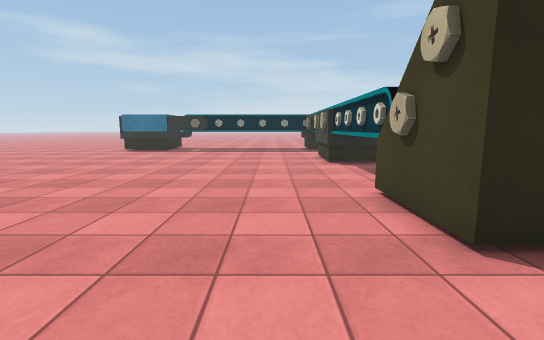
View 1 (above)

17 first-person views from a walk through a scene from a Unity 3-D project. The camera is 1.3 m above the floor, tilts 8° down and sees 85° across. The floor is counted in squares, 1 m on a side. Each view is taken from the middle of a square. On the plan, view 1 faces up. The plan holds only what a view shows up to about 14 squares ahead; the rest is blank. The place goes on beyond the plan. Some animated figures are left out. Some surface patterns are stand-ins.

View 2
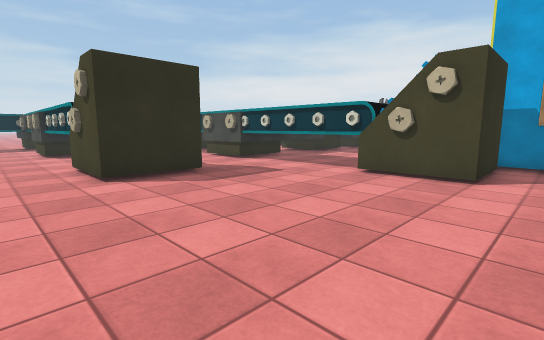

View 3
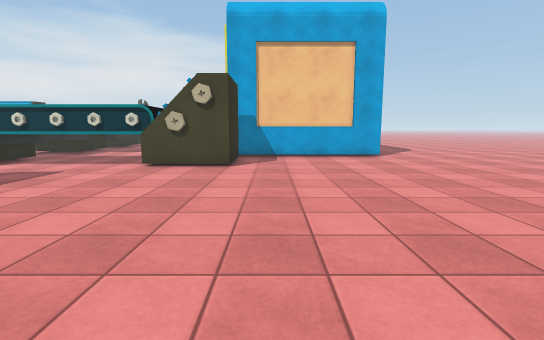

View 4
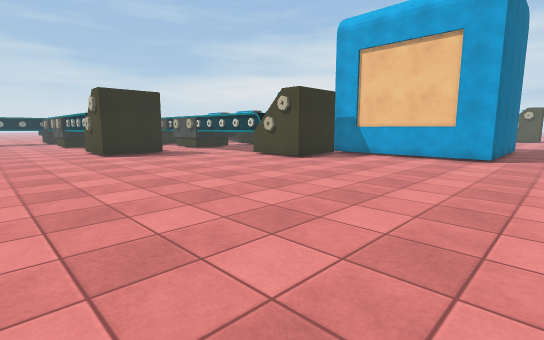

View 5
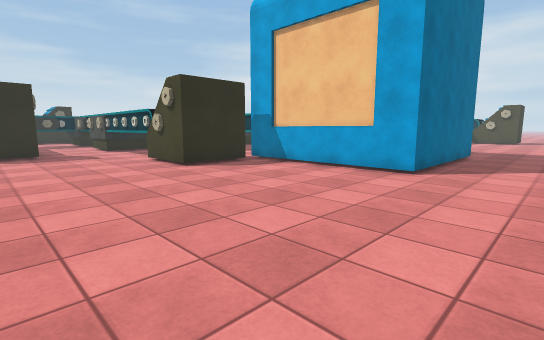

View 6
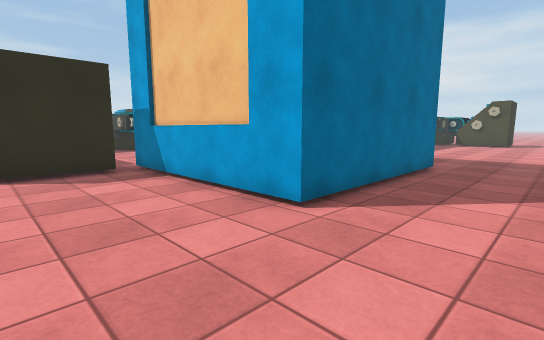

View 7
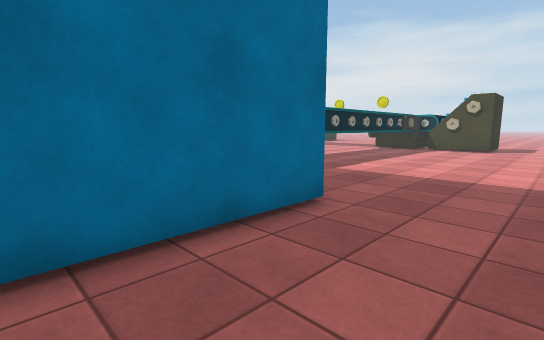

View 8
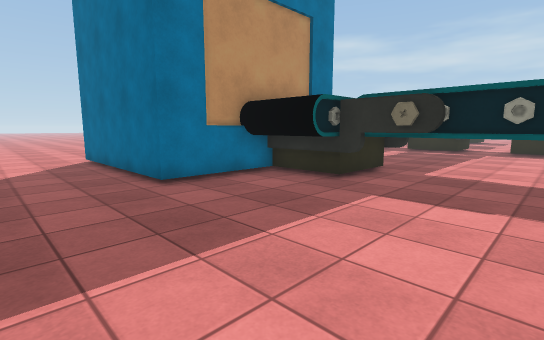

View 9
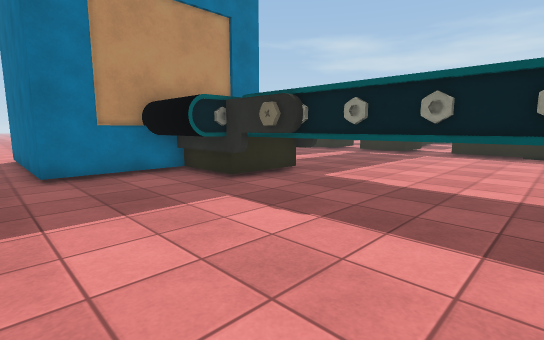

View 10
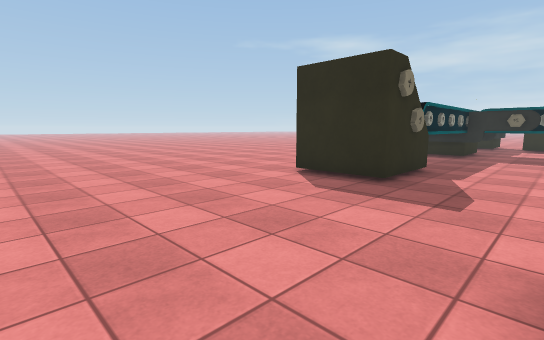

View 11
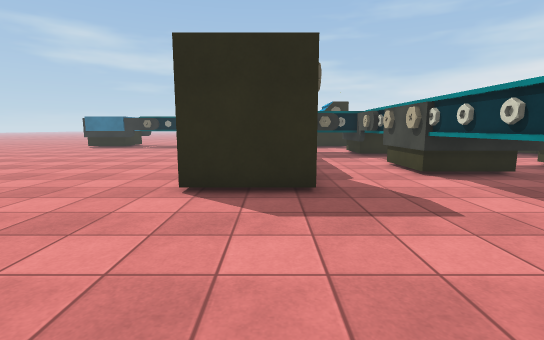

View 12
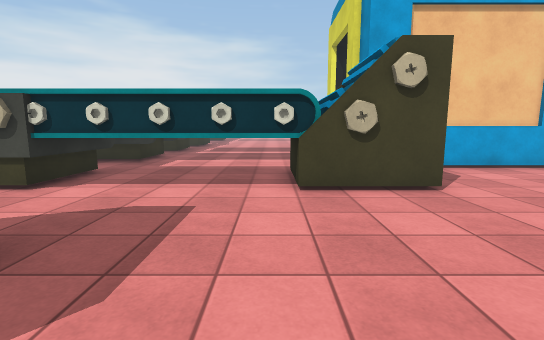

View 13
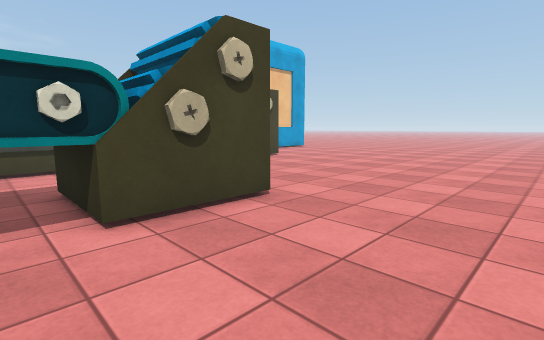

View 14
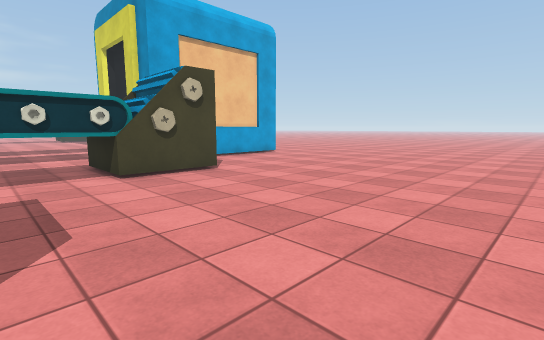

View 15
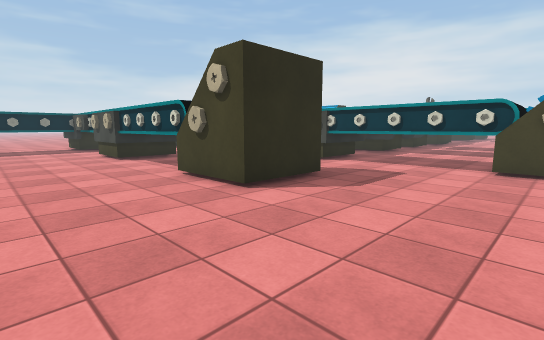

View 16
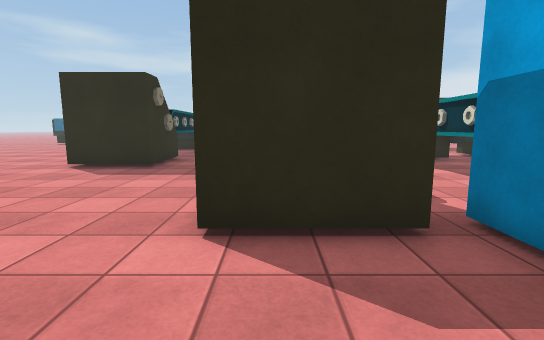

View 17
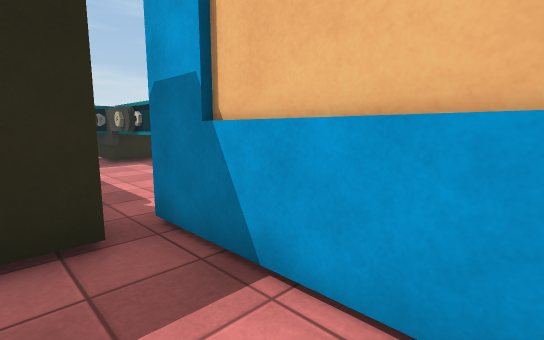

### Floor plan
Key: @ floor where view 1 was taken; # wall or solid block; . floor; T thing the floor can be seen under or through; O other object.
Columns run from 2 left of view 1 to 27 right of it. Each row starts with its distance up from view 1.
 16  ..
 15  ...
 14 ....#
 13 ....#
 12 ....#  #
 11 ....####O##
 10 ....#  #..O
  9 ....#  #..#     .
  8 ....#  #..#     O
  7 ....#  #..#     #
  6 ....####..#     #
  5 ....OO O..####O##        OOOO
  4 ....#OOO..T   .O#      O.....
  3 ....O##O..T   .O#       .....
  2 ..........T   ..#       .....
  1 ..........T   ..#       .....
  0 ..@.......T   ..#       .....
 -1 ..........O##O..        .....
 -2 ..........OOOO..        .....
 -3 ..........#OOO#        #OO...
 -4 ..............#        #
 -5 ..............#
 -6 ..............#       ##TTTTTT
 -7 ..............#     ####.O....
 -8 ..............#     #.........
 -9 ..............#     #.........
-10 ..............#######.........
-11  .............................
-12 . ............................
-13    .........................

Where each view was taken, in squares from view 1:
view 1: 0 up, 0 right, facing up
view 2: 5 down, 0 right, facing up-right
view 3: 5 down, 2 left, facing right
view 4: 12 down, 2 left, facing up-right
view 5: 13 down, 3 right, facing up-right
view 6: 13 down, 8 right, facing up-right
view 7: 13 down, 14 right, facing up-right
view 8: 13 down, 25 right, facing up-left
view 9: 11 down, 27 right, facing up-left
view 10: 4 down, 8 right, facing up-left
view 11: 3 down, 4 right, facing up
view 12: 0 up, 2 right, facing right
view 13: 7 up, 2 left, facing down-right
view 14: 2 up, 0 right, facing down-right
view 15: 2 down, 2 left, facing up-right
view 16: 7 down, 9 right, facing up
view 17: 7 down, 10 right, facing up-right
